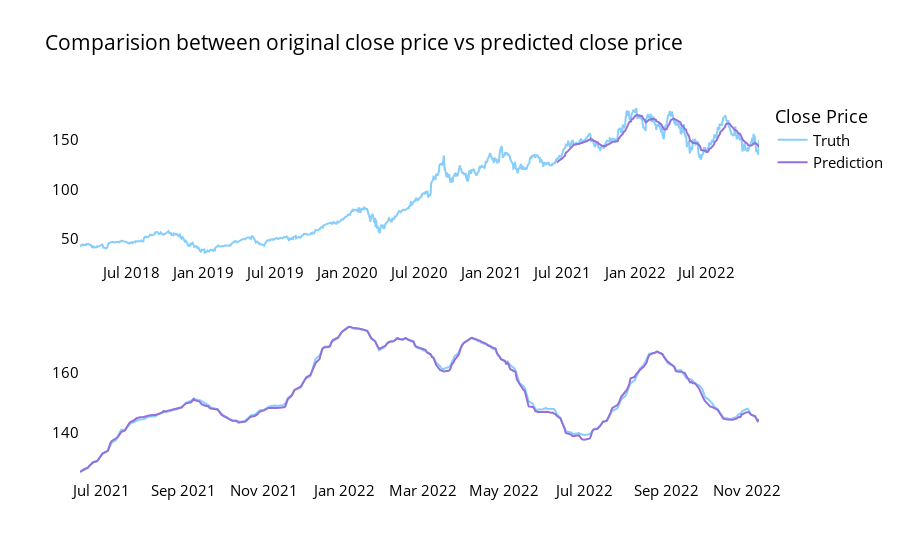

Notebook code for this chart:
### Code cell
showChartPredict(df,test_predict)

### Figure 1 — Plotly figure (JSON) as saved in the notebook; plotly's stock layout.template omitted (floating-point values rounded to 4 significant figures; data arrays with more than 128 entries replaced by an {"elided": "..."} marker saying what was removed)
{"data": [{"marker": {"color": "LightSkyBlue"}, "name": "Truth", "type": "scatter", "x": {"elided": "1193 str values"}, "xaxis": "x", "y": {"elided": "1193 float values"}, "yaxis": "y"}, {"marker": {"color": "MediumPurple"}, "name": "Prediction", "type": "scatter", "x": {"elided": "357 str values"}, "xaxis": "x", "y": {"elided": "357 float values"}, "yaxis": "y"}, {"marker": {"color": "LightSkyBlue"}, "name": "Truth", "showlegend": false, "type": "scatter", "x": {"elided": "357 str values"}, "xaxis": "x2", "y": {"elided": "357 float values"}, "yaxis": "y2"}, {"marker": {"color": "MediumPurple"}, "name": "Prediction", "showlegend": false, "type": "scatter", "x": {"elided": "357 str values"}, "xaxis": "x2", "y": {"elided": "357 float values"}, "yaxis": "y2"}], "layout": {"font": {"color": "black", "size": 15}, "legend": {"title": {"text": "Close Price"}}, "plot_bgcolor": "white", "title": {"text": "Comparision between original close price vs predicted close price"}, "xaxis": {"anchor": "y", "domain": [0, 1]}, "xaxis2": {"anchor": "y2", "domain": [0, 1]}, "yaxis": {"anchor": "x", "domain": [0.575, 1]}, "yaxis2": {"anchor": "x2", "domain": [0, 0.425]}}}
